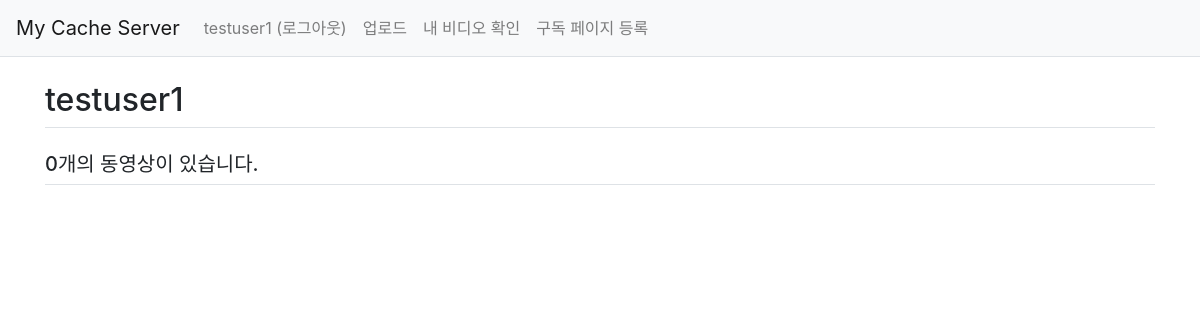
The page /my_video/ (signed in) on the database as committed earlier.
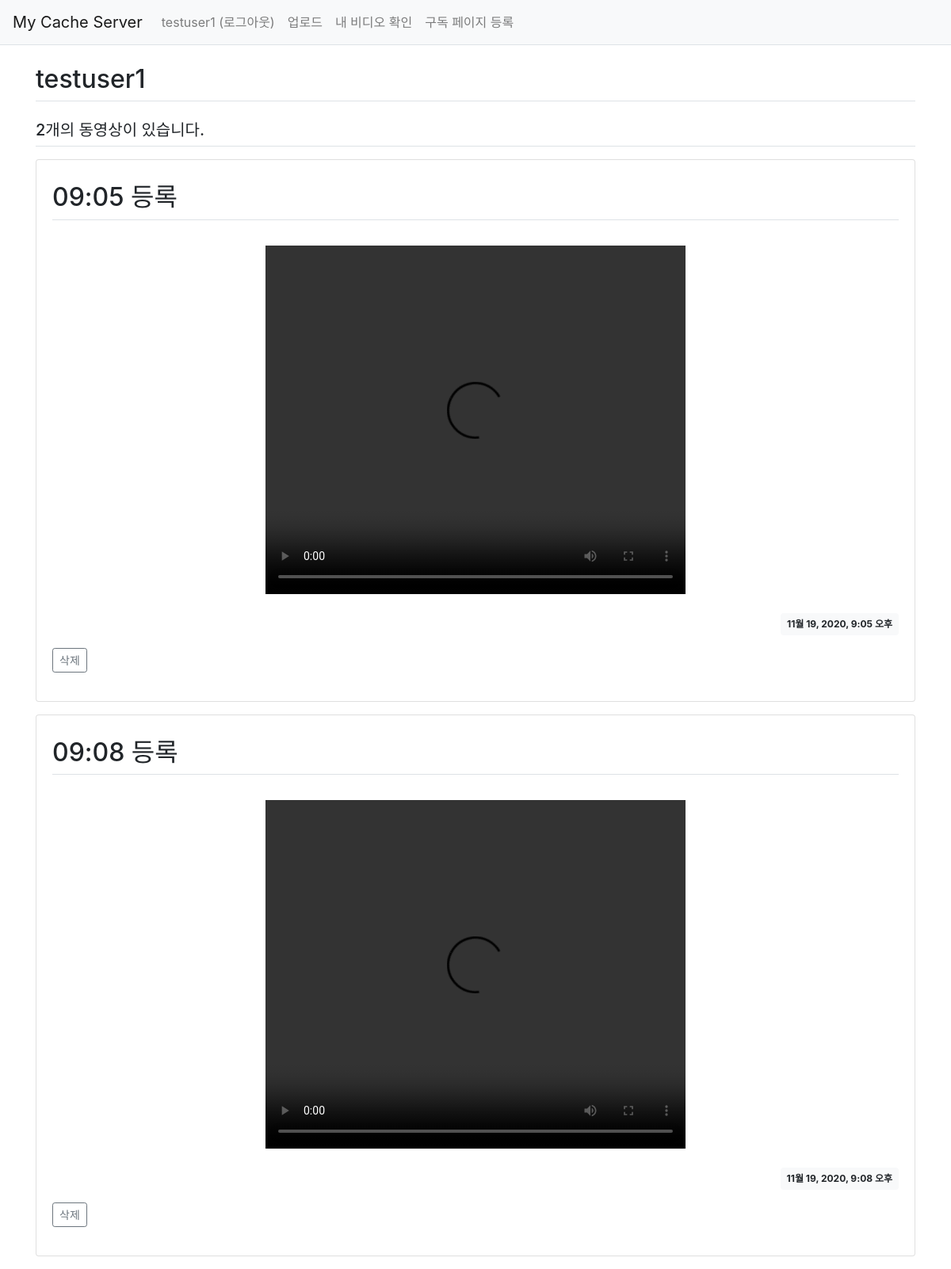
The same page on the database as committed later.
### cache_video/models.py (models this page shows)
class UploadedFile(models.Model):
    user = models.ForeignKey(User, on_delete=models.CASCADE)    # 파일을 올린 유저
    subject = models.CharField(max_length=100)                  # 제목
    upload_time = models.DateTimeField()                        # 업로드된 시간
    local = models.FileField(upload_to='media/')                # 다운하고자 하는 파일의 local 위치

### cache_video/views.py (the view)
# urls.py: path('my_video/', views.my_video, name='my_video'),  # 내 비디오
def my_video(request):
    return render(request, 'cache_video/my_video.html', {'user': request.user})

### templates/cache_video/my_video.html
{% extends 'base.html' %}
{% load static %}
{% block content %}
{% load static %}
<link rel="stylesheet" type="text/css" href="{% static 'bootstrap.min.css' %}">
<div class="container my-3">
    <h2 class="border-bottom py-2">{{ user }}</h2>
    <h5 class="border-bottom my-3 py-2">{{user.uploadedfile_set.count}}개의 동영상이 있습니다.</h5>
    {% for video in user.uploadedfile_set.all %}
    <div class="card my-3">
        <div class="card-body">
            <h2 class="border-bottom py-2">{{ video.subject }}</h2>
            <div class="card-text" style="white-space: pre-line;">
                <div class="d-flex justify-content-center">
                    <video width="530" height="440" controls autoplay>
                        <source src="../media/{{video.local}}" type="video/mp4"> </source>
                    </video>
                </div>
            </div>
            <div class="d-flex justify-content-end">
                <div class="badge badge-light p-2">
                    {{ video.upload_time }}
                </div>
            </div>
        <div class="my-3">
                <a href="#" class="delete btn btn-sm btn-outline-secondary"
                data-uri="{% url 'cache_video:video_delete' video.id  %}">삭제</a>
        </div>
        </div>
    </div>
    {% endfor %}
</div>
{% endblock %}

### templates/navbar.html (shortened to what this page needs)
<nav class="navbar navbar-expand-lg navbar-light bg-light border-bottom">
    <a class="navbar-brand" href="{% url 'cache_video:main' %}">My Cache Server</a>
    <div class="collapse navbar-collapse flex-grow-0" id="navbarNav">
        <ul class="navbar-nav">
            <li class="nav-item ">
                {% if user.is_authenticated %}
                <a class="nav-link" href="{% url 'common:logout' %}">{{ user.username }} (로그아웃)</a>
                {% else %}
                <a class="nav-link" href="{% url 'common:login' %}">로그인</a>
                {% endif %}
            </li>
            <li class="'nav-item ">
                {% if user.is_authenticated %}
                <a class="nav-link" href="{% url 'cache_video:upload' %}">업로드</a>
            </li>
            <li class="'nav-item ">
                <a class="nav-link" href="{% url 'cache_video:my_video' %}">내 비디오 확인</a>
            </li>
            <li class="'nav-item ">
                <a class="nav-link" href="{% url 'cache_video:register_url' %}">구독 페이지 등록</a>
                {% endif %}
            </li>
        </ul>
    </div>
</nav>

Rows that differ between the two databases and show on the page:
added UploadedFile: subject "09:05 등록", upload_time "11월 19, 2020, 9:05 오후"
added UploadedFile: subject "09:08 등록", upload_time "11월 19, 2020, 9:08 오후"
Other text that changed with them:
{{ user.uploadedfile_set.count }}: "0" → "2"
